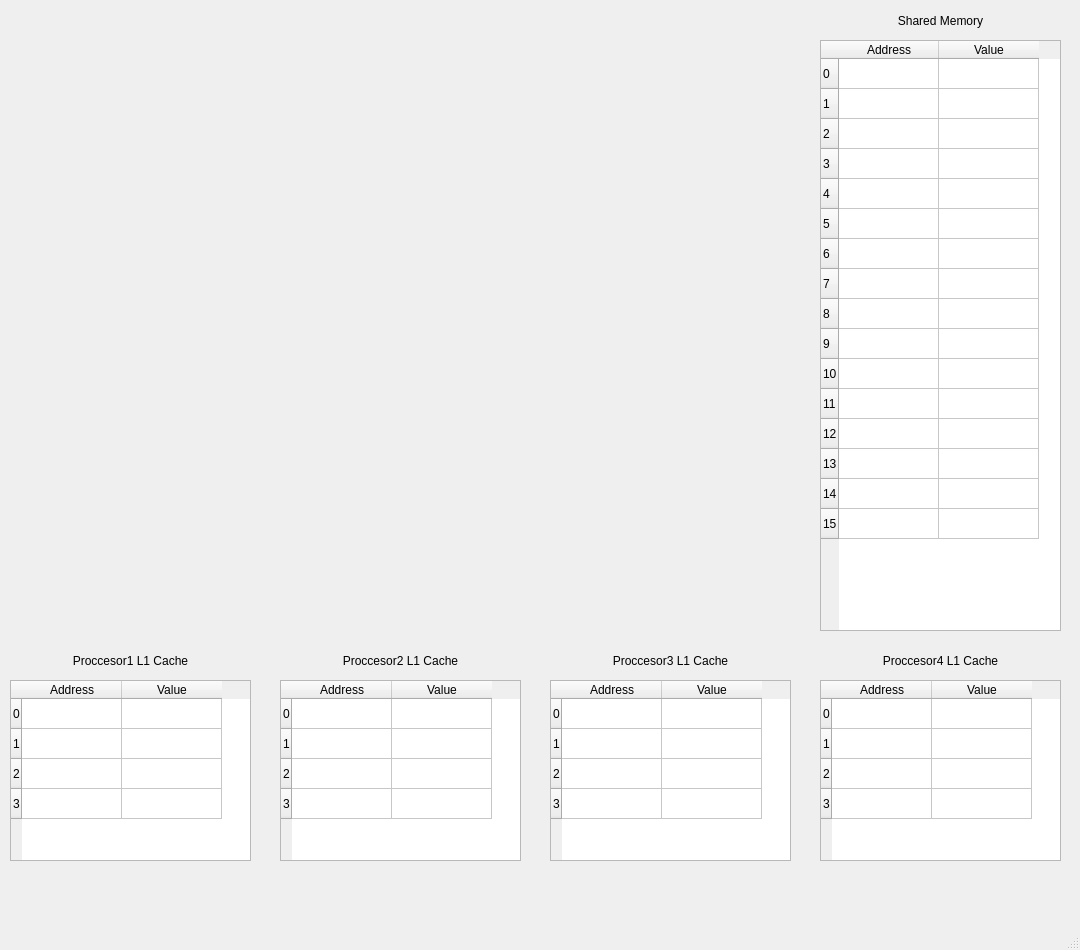
<?xml version="1.0" encoding="UTF-8"?>
<ui version="4.0">
 <class>MainWindow</class>
 <widget class="QMainWindow" name="MainWindow">
  <property name="geometry">
   <rect>
    <x>0</x>
    <y>0</y>
    <width>1080</width>
    <height>950</height>
   </rect>
  </property>
  <property name="minimumSize">
   <size>
    <width>1080</width>
    <height>720</height>
   </size>
  </property>
  <property name="maximumSize">
   <size>
    <width>1080</width>
    <height>1080</height>
   </size>
  </property>
  <property name="windowTitle">
   <string>Multiprocessor System by ErickOF v1.0.0</string>
  </property>
  <widget class="QWidget" name="centralwidget">
   <widget class="QLabel" name="lblP1L1Cache">
    <property name="geometry">
     <rect>
      <x>10</x>
      <y>650</y>
      <width>241</width>
      <height>22</height>
     </rect>
    </property>
    <property name="text">
     <string>Proccesor1 L1 Cache</string>
    </property>
    <property name="alignment">
     <set>Qt::AlignCenter</set>
    </property>
   </widget>
   <widget class="QTableWidget" name="tbP1L1Cache">
    <property name="geometry">
     <rect>
      <x>10</x>
      <y>680</y>
      <width>241</width>
      <height>181</height>
     </rect>
    </property>
    <row>
     <property name="text">
      <string>0</string>
     </property>
    </row>
    <row>
     <property name="text">
      <string>1</string>
     </property>
    </row>
    <row>
     <property name="text">
      <string>2</string>
     </property>
    </row>
    <row>
     <property name="text">
      <string>3</string>
     </property>
    </row>
    <column>
     <property name="text">
      <string>Address</string>
     </property>
    </column>
    <column>
     <property name="text">
      <string>Value</string>
     </property>
    </column>
   </widget>
   <widget class="QTableWidget" name="tbSharedMem">
    <property name="geometry">
     <rect>
      <x>820</x>
      <y>40</y>
      <width>241</width>
      <height>591</height>
     </rect>
    </property>
    <row>
     <property name="text">
      <string>0</string>
     </property>
    </row>
    <row>
     <property name="text">
      <string>1</string>
     </property>
    </row>
    <row>
     <property name="text">
      <string>2</string>
     </property>
    </row>
    <row>
     <property name="text">
      <string>3</string>
     </property>
    </row>
    <row>
     <property name="text">
      <string>4</string>
     </property>
    </row>
    <row>
     <property name="text">
      <string>5</string>
     </property>
    </row>
    <row>
     <property name="text">
      <string>6</string>
     </property>
    </row>
    <row>
     <property name="text">
      <string>7</string>
     </property>
    </row>
    <row>
     <property name="text">
      <string>8</string>
     </property>
    </row>
    <row>
     <property name="text">
      <string>9</string>
     </property>
    </row>
    <row>
     <property name="text">
      <string>10</string>
     </property>
    </row>
    <row>
     <property name="text">
      <string>11</string>
     </property>
    </row>
    <row>
     <property name="text">
      <string>12</string>
     </property>
    </row>
    <row>
     <property name="text">
      <string>13</string>
     </property>
    </row>
    <row>
     <property name="text">
      <string>14</string>
     </property>
    </row>
    <row>
     <property name="text">
      <string>15</string>
     </property>
    </row>
    <column>
     <property name="text">
      <string>Address</string>
     </property>
    </column>
    <column>
     <property name="text">
      <string>Value</string>
     </property>
    </column>
   </widget>
   <widget class="QLabel" name="lblSharedMem">
    <property name="geometry">
     <rect>
      <x>820</x>
      <y>10</y>
      <width>241</width>
      <height>22</height>
     </rect>
    </property>
    <property name="text">
     <string>Shared Memory</string>
    </property>
    <property name="alignment">
     <set>Qt::AlignCenter</set>
    </property>
   </widget>
   <widget class="QTableWidget" name="tbP2L1Cache">
    <property name="geometry">
     <rect>
      <x>280</x>
      <y>680</y>
      <width>241</width>
      <height>181</height>
     </rect>
    </property>
    <row>
     <property name="text">
      <string>0</string>
     </property>
    </row>
    <row>
     <property name="text">
      <string>1</string>
     </property>
    </row>
    <row>
     <property name="text">
      <string>2</string>
     </property>
    </row>
    <row>
     <property name="text">
      <string>3</string>
     </property>
    </row>
    <column>
     <property name="text">
      <string>Address</string>
     </property>
    </column>
    <column>
     <property name="text">
      <string>Value</string>
     </property>
    </column>
   </widget>
   <widget class="QLabel" name="lblP2L1Cache">
    <property name="geometry">
     <rect>
      <x>280</x>
      <y>650</y>
      <width>241</width>
      <height>22</height>
     </rect>
    </property>
    <property name="text">
     <string>Proccesor2 L1 Cache</string>
    </property>
    <property name="alignment">
     <set>Qt::AlignCenter</set>
    </property>
   </widget>
   <widget class="QLabel" name="lblP3L1Cache">
    <property name="geometry">
     <rect>
      <x>550</x>
      <y>650</y>
      <width>241</width>
      <height>22</height>
     </rect>
    </property>
    <property name="text">
     <string>Proccesor3 L1 Cache</string>
    </property>
    <property name="alignment">
     <set>Qt::AlignCenter</set>
    </property>
   </widget>
   <widget class="QTableWidget" name="tbP3L1Cache">
    <property name="geometry">
     <rect>
      <x>550</x>
      <y>680</y>
      <width>241</width>
      <height>181</height>
     </rect>
    </property>
    <row>
     <property name="text">
      <string>0</string>
     </property>
    </row>
    <row>
     <property name="text">
      <string>1</string>
     </property>
    </row>
    <row>
     <property name="text">
      <string>2</string>
     </property>
    </row>
    <row>
     <property name="text">
      <string>3</string>
     </property>
    </row>
    <column>
     <property name="text">
      <string>Address</string>
     </property>
    </column>
    <column>
     <property name="text">
      <string>Value</string>
     </property>
    </column>
   </widget>
   <widget class="QLabel" name="lblP4L1Cache">
    <property name="geometry">
     <rect>
      <x>820</x>
      <y>650</y>
      <width>241</width>
      <height>22</height>
     </rect>
    </property>
    <property name="text">
     <string>Proccesor4 L1 Cache</string>
    </property>
    <property name="alignment">
     <set>Qt::AlignCenter</set>
    </property>
   </widget>
   <widget class="QTableWidget" name="tbP4L1Cache">
    <property name="geometry">
     <rect>
      <x>820</x>
      <y>680</y>
      <width>241</width>
      <height>181</height>
     </rect>
    </property>
    <row>
     <property name="text">
      <string>0</string>
     </property>
    </row>
    <row>
     <property name="text">
      <string>1</string>
     </property>
    </row>
    <row>
     <property name="text">
      <string>2</string>
     </property>
    </row>
    <row>
     <property name="text">
      <string>3</string>
     </property>
    </row>
    <column>
     <property name="text">
      <string>Address</string>
     </property>
    </column>
    <column>
     <property name="text">
      <string>Value</string>
     </property>
    </column>
   </widget>
   <widget class="QLabel" name="imgP2">
    <property name="geometry">
     <rect>
      <x>480</x>
      <y>90</y>
      <width>201</width>
      <height>201</height>
     </rect>
    </property>
    <property name="text">
     <string/>
    </property>
    <property name="pixmap">
     <pixmap>../imgs/CPUs-P2.png</pixmap>
    </property>
   </widget>
   <widget class="QLabel" name="imgP1">
    <property name="geometry">
     <rect>
      <x>140</x>
      <y>90</y>
      <width>201</width>
      <height>201</height>
     </rect>
    </property>
    <property name="text">
     <string/>
    </property>
    <property name="pixmap">
     <pixmap>../imgs/CPUs-P1.png</pixmap>
    </property>
   </widget>
   <widget class="QLabel" name="imgP3">
    <property name="geometry">
     <rect>
      <x>140</x>
      <y>370</y>
      <width>201</width>
      <height>201</height>
     </rect>
    </property>
    <property name="text">
     <string/>
    </property>
    <property name="pixmap">
     <pixmap>../imgs/CPUs-P3.png</pixmap>
    </property>
   </widget>
   <widget class="QLabel" name="imgP4">
    <property name="geometry">
     <rect>
      <x>480</x>
      <y>370</y>
      <width>201</width>
      <height>201</height>
     </rect>
    </property>
    <property name="text">
     <string/>
    </property>
    <property name="pixmap">
     <pixmap>../imgs/CPUs-P4.png</pixmap>
    </property>
   </widget>
  </widget>
  <widget class="QMenuBar" name="menubar">
   <property name="geometry">
    <rect>
     <x>0</x>
     <y>0</y>
     <width>1080</width>
     <height>34</height>
    </rect>
   </property>
  </widget>
  <widget class="QStatusBar" name="statusbar"/>
 </widget>
 <resources/>
 <connections/>
</ui>
